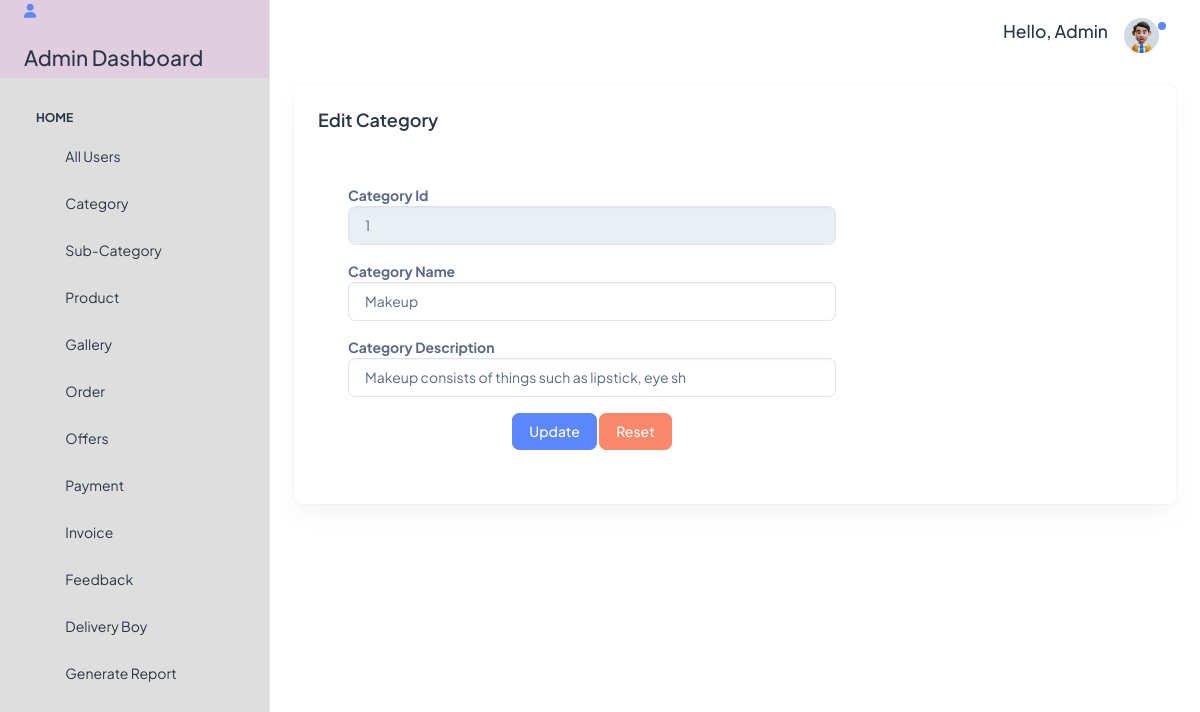
The page /editcategory?cat_id=1 (signed in) on the database its author committed.
### tables this page shows
CREATE TABLE `category` (
  `cat_id` int(11) NOT NULL,
  `cat_name` varchar(30) NOT NULL,
  `cat_des` varchar(50) NOT NULL,
  `cat_image` varchar(50) NOT NULL
);

### index.php (called while the page is built)
<?php require_once("Controller/controller.php");?>

### Model/model.php (called while the page is built, shortened)
<?php
class Model
{
    public $connection = "";
    public function __construct()
    {
        try {
            $this->connection = new mysqli("localhost", "root", "", "masterdatabase");
        } catch (\Throwable $th) {
            if (!file_exists("log")) {
                mkdir("log");
            }
            $ErrorMsg = PHP_EOL . "Error Msg >>>" . $th->getMessage() . PHP_EOL;
            $ErrorMsg .= "Error dateTime >>>" . date("d-m-Y H:i:s A") . PHP_EOL;
            $fileName = date('d_m_Y') . "_Error_log.txt";
            file_put_contents("log/" . $fileName, $ErrorMsg, FILE_APPEND);
        }
    }
    function select($tbl, $whr = "")
    {
        $SQL = "SELECT * FROM `$tbl`";
        if ($whr != "") {
            $SQL .= " WHERE ";
            foreach ($whr as $key => $value) {
                $SQL .= "$key = '$value'";
            }
            $SQL = rtrim($SQL, "AND");
        }
        $SQLEx = $this->connection->query($SQL);
        if ($SQLEx->num_rows > 0) {
            while ($row = $SQLEx->fetch_object()) {
                $Data[] = $row;
            }
            $Res['Code'] = 1;
            $Res['Data'] = $Data;
            $Res['Msg'] = "Success";
        } else {
            $Res['Code'] = 0;
            $Res['Data'] = 0;
            $Res['Msg'] = "Try again";
        }
        return $Res;
    }
}
?>

### Views/Admin/editcategory.php (the view)
<div class="container-fluid">
  <div class="row">
    <div class="col-lg-12 d-flex align-items-stretch">
      <div class="card w-100">
        <div class="card-body p-4">
          <h5 class="card-title fw-semibold mb-4">Edit Category</h5>
          <div class="row">
            <div class="col-8">
              <div class="card-body">
                <form method="post">
                  <div class="row">
                    <div class="col">
                      <label for="categoryid" class="input__label"><b>Category Id</b></label>
                      <input type="text" placeholder="Enter Category id" class="form-control" disabled name="cat_id"
                        value="<?php echo $editcategory['Data'][0]->cat_id ?>" id="">
                    </div>
                  </div>
                  <div class="row mt-3">
                    <div class="col">
                    <label for="categoryname" class="input__label"><b>Category Name</b></label>
                      <input type="text" placeholder="Enter Category Name" class="form-control" name="cat_name"
                        value="<?php echo $editcategory['Data'][0]->cat_name ?>" id="">
                    </div>
                  </div>
                  <div class="row mt-3">
                    <div class="col">
                    <label for="categorydes" class="input__label"><b>Category Description</b></label>
                      <input type="tel" placeholder="Enter Category Description" class="form-control" name="cat_des"
                        value="<?php echo $editcategory['Data'][0]->cat_des ?>" id="">
                    </div>
                  </div>
                  <div class="row mt-3">
                    <div class="col text-center">
                      <input type="submit" class="btn btn-primary" value="Update" name="btn-update" id="">
                      <input type="reset" class="btn btn-danger" name="" id="">
                    </div>
                  </div>
                </form>
              </div>
            </div>
          </div>
        </div>
      </div>
    </div>
  </div>

### rows shown on the page
category: cat_id "1", cat_name "Makeup", cat_des "Makeup consists of things such as lipstick, eye sh"
